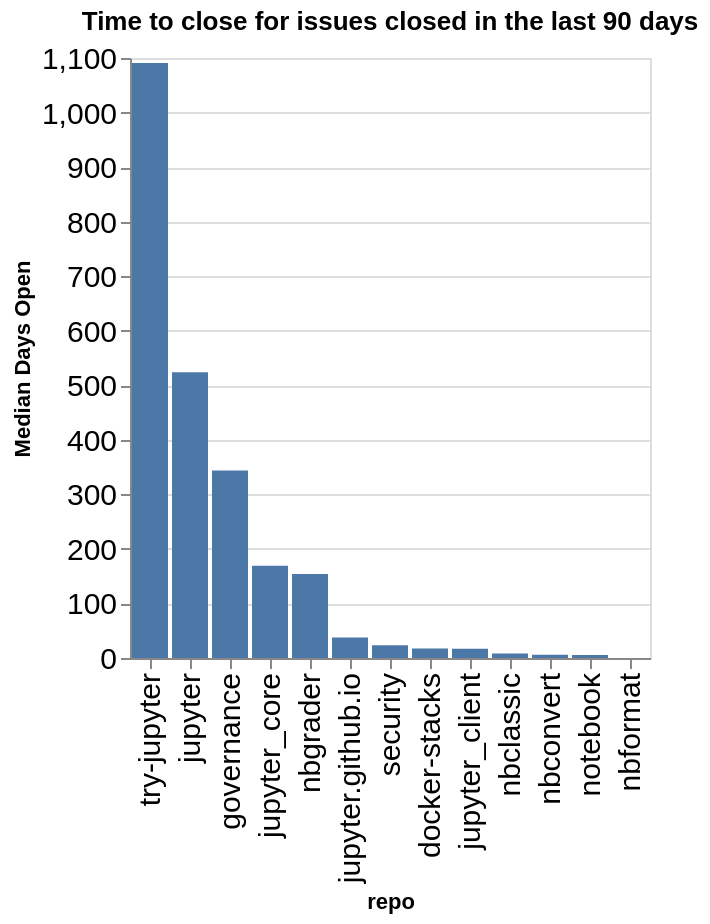

The notebook cell this image was saved under:
### Code cell
time_open = closed.groupby(['org', 'repo']).agg({'time_open': 'median'}).reset_index()
time_open['time_open'] = time_open['time_open'] / (60 * 60 * 24)
time_open['org/repo'] = time_open.apply(lambda a: a['org'] + '/' + a['repo'], axis=1)
sorted_vals = time_open.sort_values(['org', 'time_open'], ascending=False)['repo'].values
alt.Chart(data=time_open, title=f"Time to close for issues closed in the last {n_days} days").mark_bar().encode(
    x=alt.X('repo', sort=alt.Sort(sorted_vals.tolist())),
    y=alt.Y('time_open', title="Median Days Open"),
)

### Figure 1 — Vega-Lite specification as saved in the notebook (floating-point values rounded to 4 significant figures)
{"config": {"axisLeft": {"labelFontSize": 15}, "axisBottom": {"labelFontSize": 15}}, "data": {"name": "data-06e541780409cede7f3b3aea6d674c1e"}, "mark": {"type": "bar"}, "encoding": {"x": {"field": "repo", "sort": ["try-jupyter", "jupyter", "governance", "jupyter_core", "nbgrader", "jupyter.github.io", "security", "docker-stacks", "jupyter_client", "nbclassic", "nbconvert", "notebook", "nbformat"], "type": "nominal"}, "y": {"field": "time_open", "title": "Median Days Open", "type": "quantitative"}}, "title": "Time to close for issues closed in the last 90 days", "$schema": "https://vega.github.io/schema/vega-lite/v5.20.1.json", "datasets": {"data-06e541780409cede7f3b3aea6d674c1e": [{"org": "jupyter", "repo": "docker-stacks", "time_open": 17.3, "org/repo": "jupyter/docker-stacks"}, {"org": "jupyter", "repo": "governance", "time_open": 343.6, "org/repo": "jupyter/governance"}, {"org": "jupyter", "repo": "jupyter", "time_open": 523.9, "org/repo": "jupyter/jupyter"}, {"org": "jupyter", "repo": "jupyter.github.io", "time_open": 37.37, "org/repo": "jupyter/jupyter.github.io"}, {"org": "jupyter", "repo": "jupyter_client", "time_open": 17.07, "org/repo": "jupyter/jupyter_client"}, {"org": "jupyter", "repo": "jupyter_core", "time_open": 169.1, "org/repo": "jupyter/jupyter_core"}, {"org": "jupyter", "repo": "nbclassic", "time_open": 8.41, "org/repo": "jupyter/nbclassic"}, {"org": "jupyter", "repo": "nbconvert", "time_open": 5.779, "org/repo": "jupyter/nbconvert"}, {"org": "jupyter", "repo": "nbformat", "time_open": 0.006134, "org/repo": "jupyter/nbformat"}, {"org": "jupyter", "repo": "nbgrader", "time_open": 154.0, "org/repo": "jupyter/nbgrader"}, {"org": "jupyter", "repo": "notebook", "time_open": 5.463, "org/repo": "jupyter/notebook"}, {"org": "jupyter", "repo": "security", "time_open": 23.45, "org/repo": "jupyter/security"}, {"org": "jupyter", "repo": "try-jupyter", "time_open": 1091.0, "org/repo": "jupyter/try-jupyter"}]}}
